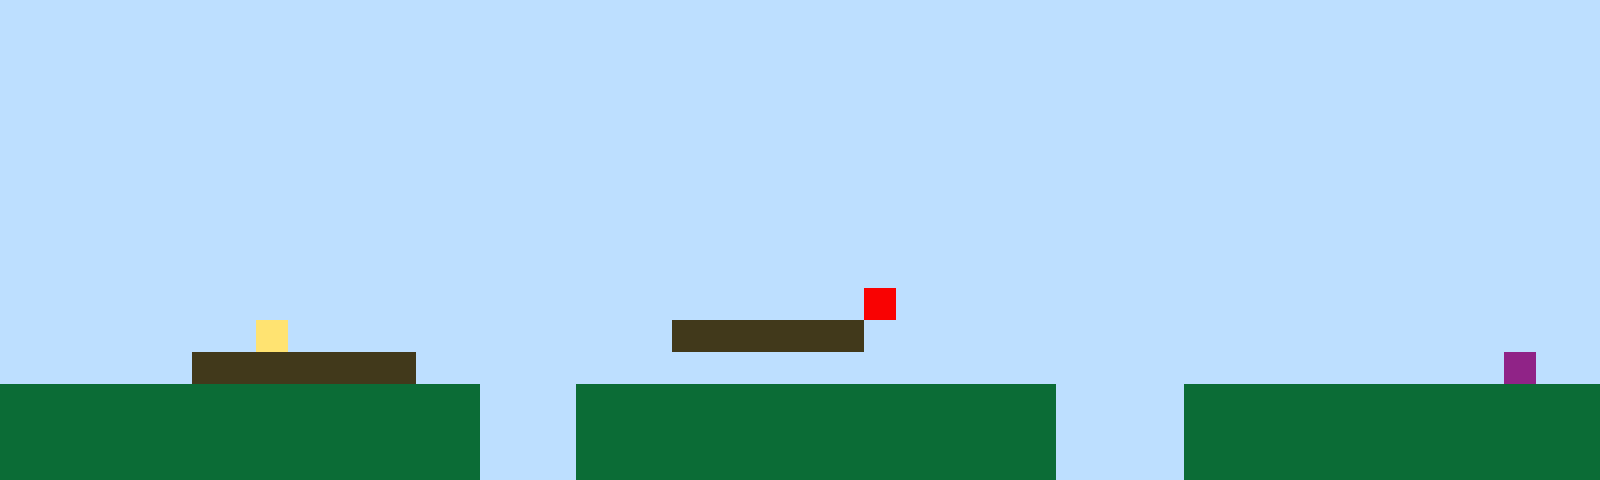

Below is a game level as drawn by its tile map, then a one-line description and the .tmx file that defines it, in full:
An orthogonal 50x15 tile map with 32x32 px tiles, 1 tile layer (Tile Layer 1).

<map version="1.10" tiledversion="1.11.2" orientation="orthogonal" renderorder="right-up" width="50" height="15" tilewidth="32" tileheight="32" infinite="0" nextlayerid="2" nextobjectid="1"><editorsettings><export target="map1.csv" format="csv" /></editorsettings><tileset firstgid="1" name="sprites" tilewidth="32" tileheight="32" tilecount="6" columns="3"><image source="sprites.png" width="96" height="64" /></tileset><layer id="1" name="Tile Layer 1" width="50" height="15"><data encoding="csv">1,1,1,1,1,1,1,1,1,1,1,1,1,1,1,1,1,1,1,1,1,1,1,1,1,1,1,1,1,1,1,1,1,1,1,1,1,1,1,1,1,1,1,1,1,1,1,1,1,1,1,1,1,1,1,1,1,1,1,1,1,1,1,1,1,1,1,1,1,1,1,1,1,1,1,1,1,1,1,1,1,1,1,1,1,1,1,1,1,1,1,1,1,1,1,1,1,1,1,1,1,1,1,1,1,1,1,1,1,1,1,1,1,1,1,1,1,1,1,1,1,1,1,1,1,1,1,1,1,1,1,1,1,1,1,1,1,1,1,1,1,1,1,1,1,1,1,1,1,1,1,1,1,1,1,1,1,1,1,1,1,1,1,1,1,1,1,1,1,1,1,1,1,1,1,1,1,1,1,1,1,1,1,1,1,1,1,1,1,1,1,1,1,1,1,1,1,1,1,1,1,1,1,1,1,1,1,1,1,1,1,1,1,1,1,1,1,1,1,1,1,1,1,1,1,1,1,1,1,1,1,1,1,1,1,1,1,1,1,1,1,1,1,1,1,1,1,1,1,1,1,1,1,1,1,1,1,1,1,1,1,1,1,1,1,1,1,1,1,1,1,1,1,1,1,1,1,1,1,1,1,1,1,1,1,1,1,1,1,1,1,1,1,1,1,1,1,1,1,1,1,1,1,1,1,1,1,1,1,1,1,1,1,1,1,1,1,1,1,1,1,1,1,1,1,1,1,1,1,1,1,1,1,1,1,1,1,1,1,1,1,1,1,1,1,1,1,1,1,1,1,1,1,1,1,1,1,1,1,1,1,1,1,1,1,1,1,1,1,1,1,1,1,1,1,1,1,1,1,1,1,1,1,1,1,1,1,1,1,1,1,1,1,1,1,1,1,1,1,1,1,1,1,1,1,1,1,1,1,1,1,1,1,1,1,1,1,1,1,1,1,1,1,1,1,1,1,1,1,1,1,1,1,1,1,1,1,1,1,1,1,1,1,1,1,1,1,1,1,1,1,1,1,1,1,1,1,1,1,1,1,1,1,1,1,1,1,1,1,1,1,1,1,1,1,1,1,5,1,1,1,1,1,1,1,1,1,1,1,1,1,1,1,1,1,1,1,1,1,1,1,1,1,1,1,1,1,1,4,1,1,1,1,1,1,1,1,1,1,1,1,3,3,3,3,3,3,1,1,1,1,1,1,1,1,1,1,1,1,1,1,1,1,1,1,1,1,1,1,1,1,1,1,1,1,1,3,3,3,3,3,3,3,1,1,1,1,1,1,1,1,1,1,1,1,1,1,1,1,1,1,1,1,1,1,1,1,1,1,1,1,1,1,1,1,1,1,6,1,1,2,2,2,2,2,2,2,2,2,2,2,2,2,2,2,1,1,1,2,2,2,2,2,2,2,2,2,2,2,2,2,2,2,1,1,1,1,2,2,2,2,2,2,2,2,2,2,2,2,2,2,2,2,2,2,2,2,2,2,2,2,2,2,2,2,1,1,1,2,2,2,2,2,2,2,2,2,2,2,2,2,2,2,1,1,1,1,2,2,2,2,2,2,2,2,2,2,2,2,2,2,2,2,2,2,2,2,2,2,2,2,2,2,2,2,1,1,1,2,2,2,2,2,2,2,2,2,2,2,2,2,2,2,1,1,1,1,2,2,2,2,2,2,2,2,2,2,2,2,2</data></layer></map>
